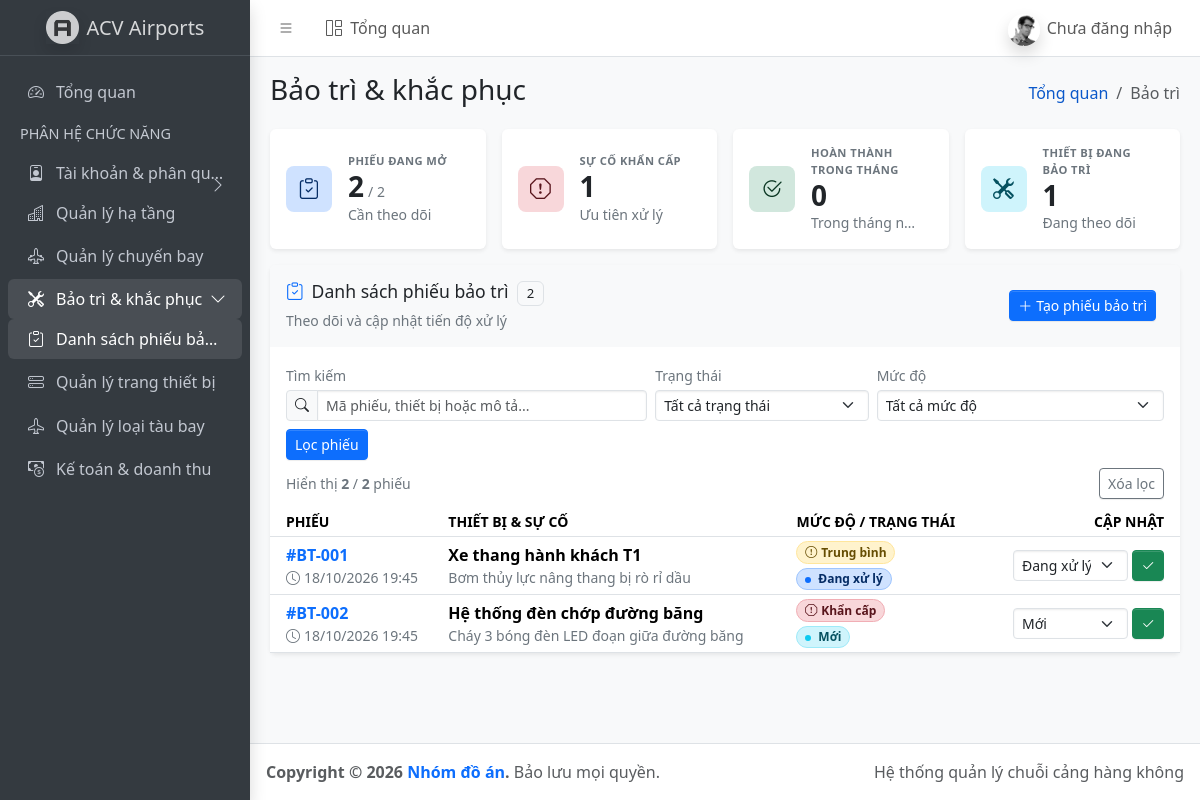
The app's page /index.php?page=bao_tri with its own data.
### tables this page shows
CREATE TABLE `yeu_cau_bao_tri` (
  `id` int(11) NOT NULL,
  `id_thiet_bi` int(11) NOT NULL,
  `mo_ta_su_co` text NOT NULL,
  `hinh_anh_minh_hoa` varchar(255) DEFAULT NULL,
  `muc_do` enum('Thap','Trung_Binh','Khan_Cap') NOT NULL,
  `trang_thai_xu_ly` enum('Moi','Dang_Xu_Ly','Hoan_Thanh') DEFAULT 'Moi',
  `ngay_tao` datetime DEFAULT current_timestamp()
);

CREATE TABLE `thiet_bi_san_bay` (
  `id` int(11) NOT NULL,
  `id_san_bay` int(11) NOT NULL,
  `ten_thiet_bi` varchar(100) NOT NULL,
  `loai_thiet_bi` enum('Den_Tin_Hieu','Thiet_Bi_Dan_Duong','Xe_Thang','Xe_Keo','Khac') NOT NULL,
  `trang_thai` enum('Tot','Bao_Tri','Hong') DEFAULT 'Tot'
);

### views/pages/bao_tri/index.php (the view, shortened to what the rows shown need)
<?php
require_once __DIR__ . '/_bootstrap.php';
if (!isset($tickets, $thong_ke)) {
    $data     = $baoTriController->getIndexData();
    $tickets  = $data['tickets'];
}
$statusLabels = [
    'Moi'        => 'Mới',
    'Dang_Xu_Ly' => 'Đang xử lý',
    'Hoan_Thanh' => 'Hoàn thành',
];
$statusBadgeClasses = [
    'Moi'        => 'text-info-emphasis bg-info-subtle border-info-subtle',
    'Dang_Xu_Ly' => 'text-primary-emphasis bg-primary-subtle border-primary-subtle',
    'Hoan_Thanh' => 'text-success-emphasis bg-success-subtle border-success-subtle',
];
$statusDotClasses = [
    'Moi'        => 'bg-info',
    'Dang_Xu_Ly' => 'bg-primary',
    'Hoan_Thanh' => 'bg-success',
];
$priorityLabels = [
    'Thap'       => 'Thấp',
    'Trung_Binh' => 'Trung bình',
    'Khan_Cap'   => 'Khẩn cấp',
];
$priorityBadgeClasses = [
    'Thap'       => 'text-success-emphasis bg-success-subtle border-success-subtle',
    'Trung_Binh' => 'text-warning-emphasis bg-warning-subtle border-warning-subtle',
    'Khan_Cap'   => 'text-danger-emphasis bg-danger-subtle border-danger-subtle',
];
$priorityIcons = [
    'Thap'       => 'bi-check-circle',
    'Trung_Binh' => 'bi-exclamation-circle',
    'Khan_Cap'   => 'bi-exclamation-octagon',
];
$ticketQ        = trim((string) ($_GET['q'] ?? ''));
$ticketStatus   = trim((string) ($_GET['trang_thai'] ?? ''));
$ticketPriority = trim((string) ($_GET['muc_do'] ?? ''));
$tickets = array_values(array_filter($tickets, static function (array $ticket) use ($ticketQ, $ticketStatus, $ticketPriority): bool {
    if ($ticketQ !== '') {
        $maPhieu = '#BT-' . sprintf('%03d', (int) $ticket['id']);
        $haystack = $maPhieu . ' ' . $ticket['ten_thiet_bi'] . ' ' . $ticket['mo_ta_su_co'];
        if (mb_stripos($haystack, $ticketQ, 0, 'UTF-8') === false) {
            return false;
        }
    }
    if ($ticketStatus !== '' && (string) $ticket['trang_thai_xu_ly'] !== $ticketStatus) {
        return false;
    }
    if ($ticketPriority !== '' && (string) $ticket['muc_do'] !== $ticketPriority) {
        return false;
    }
    return true;
}));
?>
<div class="card border-0 shadow-sm">
    <div class="table-responsive">
        <table class="table table-hover table-sm align-middle mb-0" id="ticketTable">
            <thead>
                <tr class="text-uppercase small text-secondary">
                    <th class="ps-3">Phiếu</th>
                    <th>Thiết bị &amp; sự cố</th>
                    <th>Mức độ / Trạng thái</th>
                    <th class="text-end pe-3">Cập nhật</th>
                </tr>
            </thead>
            <tbody>
                <?php if (!empty($tickets)): ?>
                    <?php foreach ($tickets as $ticket): ?>
                        <?php
                        $maPhieu = '#BT-' . sprintf('%03d', (int) $ticket['id']);
                        $ngayTao = date('d/m/Y H:i', strtotime($ticket['ngay_tao']));
                        $mucDo = $ticket['muc_do'];
                        $trangThai = $ticket['trang_thai_xu_ly'];
                        $priorityLabel = $priorityLabels[$mucDo] ?? htmlspecialchars($mucDo, ENT_QUOTES, 'UTF-8');
                        $priorityClass = $priorityBadgeClasses[$mucDo] ?? 'text-secondary bg-body-tertiary border-secondary-subtle';
                        $priorityIcon = $priorityIcons[$mucDo] ?? 'bi-circle';
                        $statusLabel = $statusLabels[$trangThai] ?? htmlspecialchars($trangThai, ENT_QUOTES, 'UTF-8');
                        $statusClass = $statusBadgeClasses[$trangThai] ?? 'text-secondary bg-body-tertiary border-secondary-subtle';
                        $statusDot = $statusDotClasses[$trangThai] ?? 'bg-secondary';
                        ?>
                        <tr data-ticket-search="<?= htmlspecialchars($maPhieu . ' ' . $ticket['ten_thiet_bi'] . ' ' . $ticket['mo_ta_su_co'], ENT_QUOTES, 'UTF-8') ?>"
                            data-ticket-status="<?= htmlspecialchars($trangThai, ENT_QUOTES, 'UTF-8') ?>"
                            data-ticket-priority="<?= htmlspecialchars($mucDo, ENT_QUOTES, 'UTF-8') ?>">
                            <td class="ps-3" style="min-width: 105px; white-space: nowrap;">
                                <div class="fw-semibold text-primary"><?= $maPhieu ?></div>
                                <div class="small text-secondary"><i class="bi bi-clock me-1"></i><?= $ngayTao ?></div>
                            </td>
                            <td style="min-width: 230px; white-space: normal;">
                                <div class="d-flex align-items-start gap-3">
                                    <div class="flex-grow-1" style="min-width: 0;">
                                        <div class="fw-semibold"><?= htmlspecialchars($ticket['ten_thiet_bi'], ENT_QUOTES, 'UTF-8') ?></div>
                                        <div class="small text-secondary maint-description" title="<?= htmlspecialchars($ticket['mo_ta_su_co'], ENT_QUOTES, 'UTF-8') ?>">
                                            <?= htmlspecialchars($ticket['mo_ta_su_co'], ENT_QUOTES, 'UTF-8') ?>
                                        </div>
                                    </div>
                                </div>
                            </td>
                            <td style="min-width: 145px; white-space: nowrap;">
                                <div class="d-flex flex-column align-items-start gap-1">
                                    <span class="badge rounded-pill border <?= $priorityClass ?>">
                                        <i class="bi <?= $priorityIcon ?> me-1"></i><?= $priorityLabel ?>
                                    </span>
                                    <span class="badge rounded-pill border <?= $statusClass ?>">
                                        <span class="d-inline-block rounded-circle <?= $statusDot ?> me-1" style="width: 6px; height: 6px;"></span>
                                        <?= $statusLabel ?>
                                    </span>
                                </div>
                            </td>
                            <td class="text-end pe-3" style="min-width: 165px;">
                                <?php if ($trangThai !== 'Hoan_Thanh'): ?>
                                    <form action="<?= baoTriUrl('index.php') ?>" method="POST" class="d-flex justify-content-end align-items-center gap-1">
                                        <select name="trang_thai_xu_ly" class="form-select form-select-sm" style="max-width: 115px;" aria-label="Cập nhật trạng thái phiếu <?= $maPhieu ?>">
                                            <option value="Moi" <?= $trangThai === 'Moi' ? 'selected' : '' ?>>Mới</option>
                                            <option value="Dang_Xu_Ly" <?= $trangThai === 'Dang_Xu_Ly' ? 'selected' : '' ?>>Đang xử lý</option>
                                        </select>
                                        <button type="submit" class="btn btn-sm btn-success" title="Lưu trạng thái" aria-label="Lưu trạng thái phiếu <?= $maPhieu ?>">
                                            <i class="bi bi-check2"></i>
                                        </button>
                                    </form>
                                <?php else: ?>
                                    <span class="badge text-success-emphasis bg-success-subtle border border-success-subtle">
                                        <i class="bi bi-check2-circle me-1"></i>Đã hoàn thành
                                    </span>
                                <?php endif; ?>
                            </td>
                        </tr>
                    <?php endforeach; ?>
                <?php endif; ?>
            </tbody>
        </table>
    </div>
</div>
<?php
require __DIR__ . '/../../layouts/main.php';

### records on screen
yeu_cau_bao_tri: id "#BT-001", ngay_tao "18/10/2026 19:45", id_thiet_bi.ten_thiet_bi "Xe thang hành khách T1", mo_ta_su_co "Bơm thủy lực nâng thang bị rò rỉ dầu", muc_do "Trung bình", trang_thai_xu_ly "Đang xử lý"
yeu_cau_bao_tri: id "#BT-002", ngay_tao "18/10/2026 19:45", id_thiet_bi.ten_thiet_bi "Hệ thống đèn chớp đường băng", mo_ta_su_co "Cháy 3 bóng đèn LED đoạn giữa đường băng", muc_do "Khẩn cấp", trang_thai_xu_ly "Mới"

### other values on screen
$tenHienThi "Chưa đăng nhập"
$pageHeader "Bảo trì & khắc phục"
$label "Tổng quan"
$label "Bảo trì"
$thong_ke['dang_mo'] "2"
$totalTicketsGoc "2"
$thong_ke['khan_cap'] "1"
$thong_ke['hoan_thanh_thang'] "0"
$thong_ke['thiet_bi_bao_tri'] "1"
$soPhieuHienThi "2"
